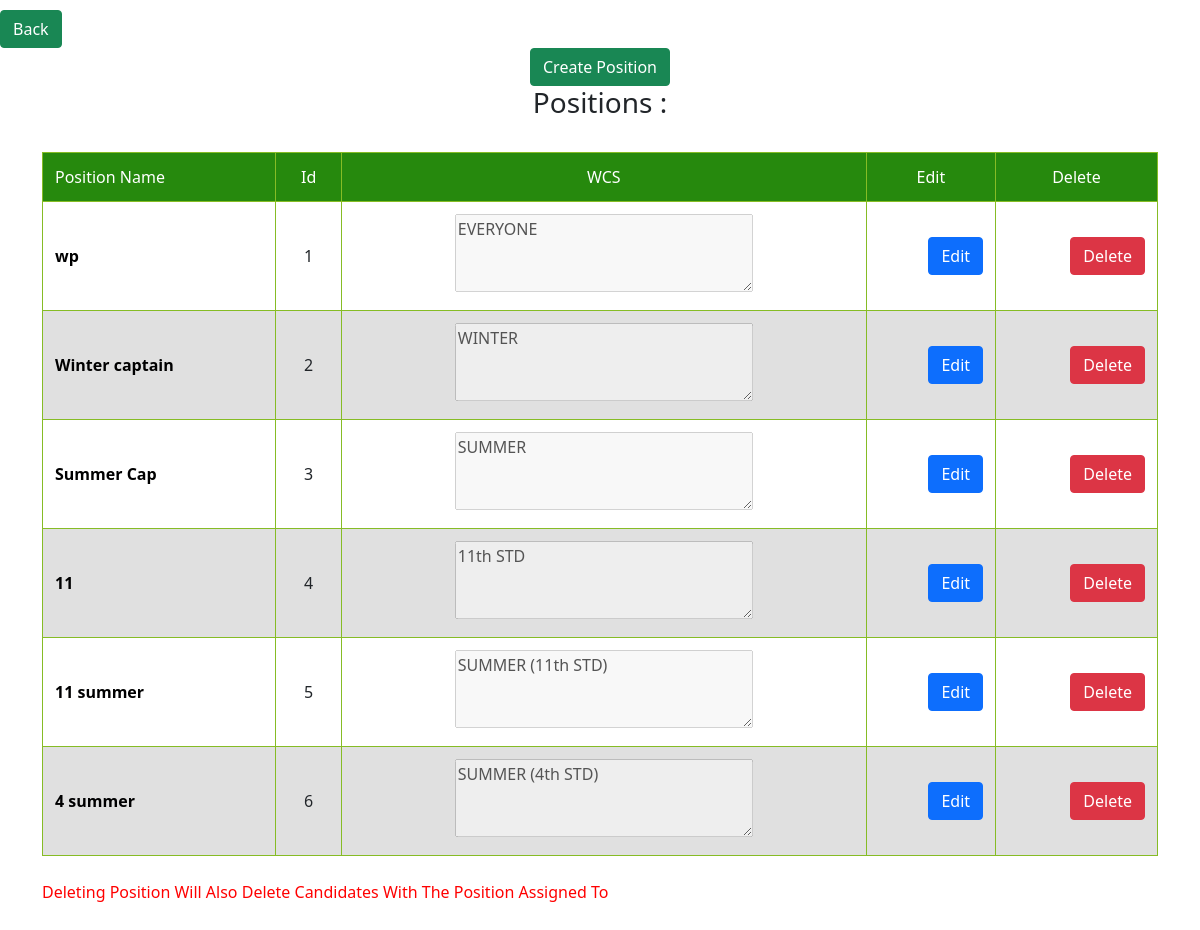
The app's page /admin/positions (signed in), older data.
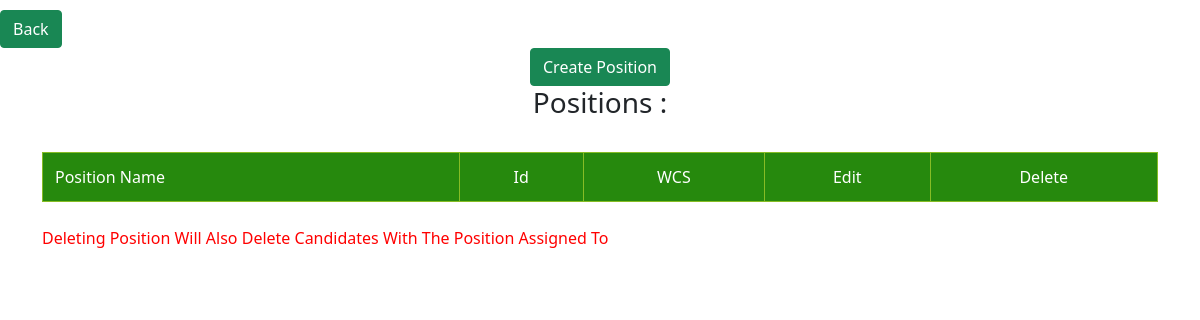
The same page, newer data.
### tables this page shows
CREATE TABLE positions (
	            id INTEGER PRIMARY KEY,
	            name TEXT NOT NULL,
	            wcs TEXT NOT NULL
                );

### main.py (the view)
@app.route('/admin/positions')
def positions():
    if not session.get("login"):
        return redirect("/admin/login")
    return render_template('positions.html', tm=conn.cursor().execute('SELECT * from positions').fetchall())

### templates/positions.html (shortened to what this page needs)
<!DOCTYPE html>
<html lang="en">
<head>
    <link rel="stylesheet" href="{{ url_for('static', filename='table.css')}}">
    <link rel="stylesheet" href="{{ url_for('static', filename='bootstrap.min.css') }}">
</head>
<body>
    <div class="buttonss" style="padding-top: 10px">
        <a href="../admin"><button type="button" class="btn btn-success">Back</button></a>
    </div>
    <center>
        <a href="positions/create"><button type="button" class="btn btn-success">Create Position</button></a>
        <h3>Positions :</h3>
    </center>
    <div class="container">
  <table class="responsive-table">
    <thead>
      <tr>
        <th scope="col">Position Name</th>
        <th scope="col">Id</th>
        <th scope="col">WCS</th>
        <th scope="col">Edit</th>
        <th scope="col">Delete</th>
      </tr>
    </thead>
    <tbody>
        {% for item in tm %}
      <tr>
        <th scope="row">{{item[1]}}</th>
        <td data-title="Id">{{item[0]}}</td>
        <td><textarea name="ew" id="ew" cols="30" rows="3" disabled>{{ item[2] }}</textarea></td>
        <td data-title="Edit" data-type="currency"><a href="positions/edit/{{item[0]}}"><button type="button" class="btn btn-primary" >Edit</button></a></td>
        <td data-title="Delete" data-type="currency"><a href="positions/delete/{{item[0]}}"><button type="button" class="btn btn-danger">Delete</button></a></td>
      </tr>
      {% endfor %}
    </tbody>
  </table>
  <p style="color: red;">Deleting Position Will Also Delete Candidates With The Position Assigned To</p>
</div>
</body>
</html>

### static/table.css (style rules this page uses)
html { box-sizing: border-box; }
*, *:before, *:after { box-sizing: inherit; }
body { font-family: system-ui, -apple-system, BlinkMacSystemFont, "Avenir Next", "Avenir", "Segoe UI", "Lucida Grande", "Helvetica Neue", "Helvetica", "Fira Sans", "Roboto", "Noto", "Droid Sans", "Cantarell", "Oxygen", "Ubuntu", "Franklin Gothic Medium", "Century Gothic", "Liberation Sans", sans-serif; color: rgba(0, 0, 0, 0.87); }
a { color: #26890d; }
.container { margin: 5% 3%; }
@media (min-width: 48em) { .container { margin: 2%; } }
@media (min-width: 75em) { .container { margin: 2em auto; max-width: 75em; } }
.responsive-table { width: 100%; margin-bottom: 1.5em; border-spacing: 0; }
@media (min-width: 48em) { .responsive-table { font-size: 0.9em; } }
@media (min-width: 62em) { .responsive-table { font-size: 1em; } }
.responsive-table thead { position: absolute; clip: rect(1px 1px 1px 1px); padding: 0; border: 0; height: 1px; width: 1px; overflow: hidden; }
@media (min-width: 48em) { .responsive-table thead { position: relative; clip: auto; height: auto; width: auto; overflow: auto; } }
.responsive-table thead th { background-color: #26890d; border: 1px solid #86bc25; font-weight: normal; text-align: center; color: white; }
.responsive-table thead th:first-of-type { text-align: left; }
.responsive-table tbody, .responsive-table tr, .responsive-table th, .responsive-table td { display: block; padding: 0; text-align: left; white-space: normal; }
@media (min-width: 48em) { .responsive-table tr { display: table-row; } }
.responsive-table th, .responsive-table td { padding: 0.5em; vertical-align: middle; }
@media (min-width: 30em) { .responsive-table th, .responsive-table td { padding: 0.75em 0.5em; } }
@media (min-width: 48em) { .responsive-table th, .responsive-table td { display: table-cell; padding: 0.5em; } }
@media (min-width: 62em) { .responsive-table th, .responsive-table td { padding: 0.75em 0.5em; } }
@media (min-width: 75em) { .responsive-table th, .responsive-table td { padding: 0.75em; } }

Row changes from the older to the newer data that the page shows:
removed positions: name "wp", id "1", ew "EVERYONE"
removed positions: name "Winter captain", id "2", ew "WINTER"
removed positions: name "Summer Cap", id "3", ew "SUMMER"
removed positions: name "11", id "4", ew "11th STD"
removed positions: name "11 summer", id "5", ew "SUMMER (11th STD)"
removed positions: name "4 summer", id "6", ew "SUMMER (4th STD)"
